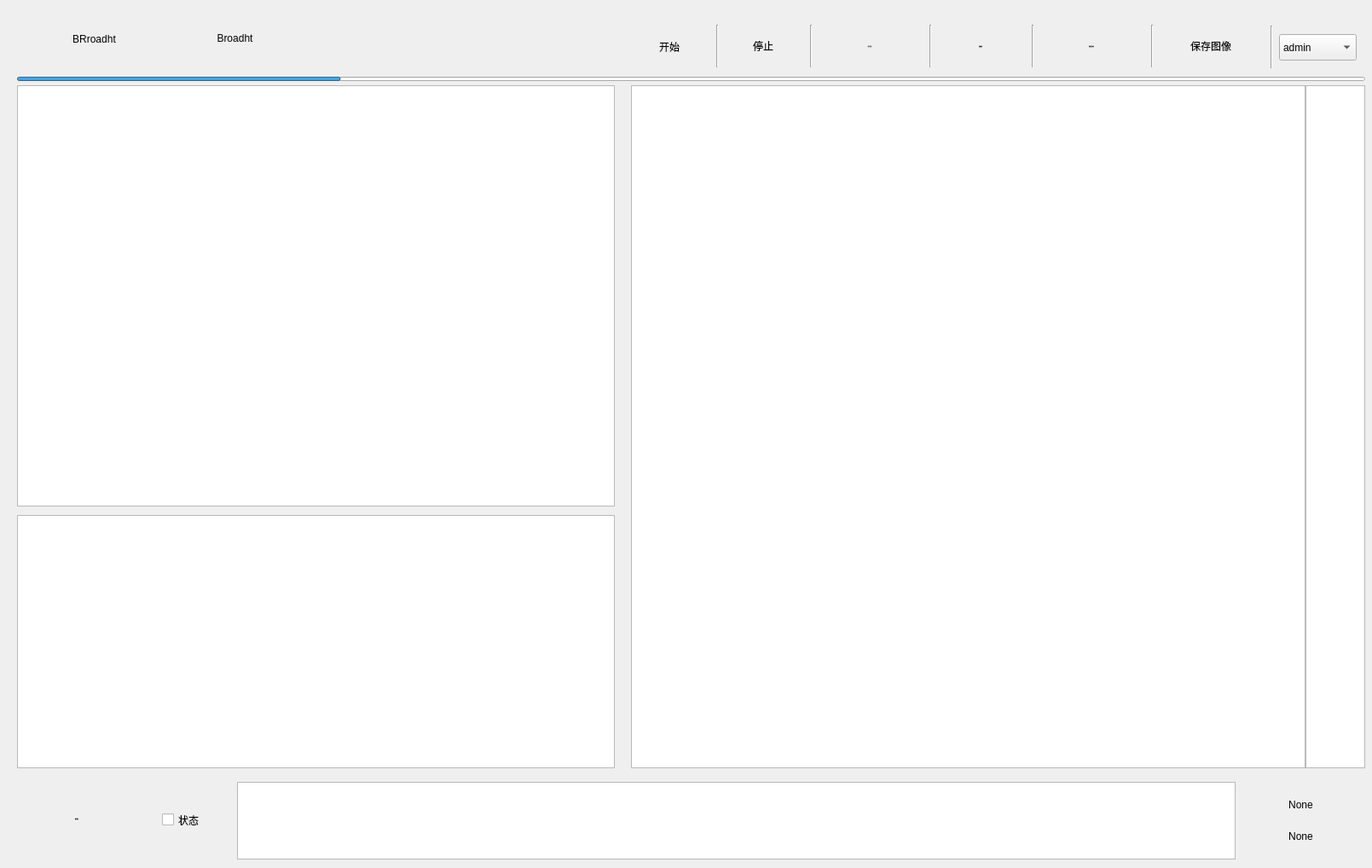
<?xml version="1.0" encoding="UTF-8"?>
<ui version="4.0">
 <class>MainWindow</class>
 <widget class="QMainWindow" name="MainWindow">
  <property name="geometry">
   <rect>
    <x>0</x>
    <y>0</y>
    <width>1609</width>
    <height>1018</height>
   </rect>
  </property>
  <property name="windowTitle">
   <string>MainWindow</string>
  </property>
  <property name="styleSheet">
   <string notr="true">*{font-family:仿宋;font-size:17px;color:white;font-weight:bold}

#widget{background-color:#514f52;border:0px solid}

#window_colorbar{background:#aaafb2;border:0px solid}
#window_2d{background:#aaafb2;border:0px solid}
#window_tds{background:#aaafb2;border:0px solid}
#window_fds{background:#aaafb2;border:0px solid}


#progressbar{border: 1px solid #514f52; border-radius: 10px; background-color: #514f52;}
#progressbar::chunk {background:#17abf5;border-radius:10px }

QGroupBox QCheckBox{border:0px solid;}
QCheckBox::indicator{border:0px solid;background-color:white;border-radius:8px}
QCheckBox::indicator:unchecked{background-color:white}
QCheckBox::indicator:checked{background-color:#4cda64}


QWidget&gt;QPushButton{border:0px solid;background-color:#514f52;width:100px;}
QWidget&gt;QPushButton:hover{background-color:#666666;}

#te_warning{background-color:#514f52;border:0px solid;font-family:仿宋;font-size:17px;}


QScrollBar:vertical{border: none;background: transparent;width: 10px;}
QScrollBar:horizontal{border: none;background: transparent;height: 10px;}


QComboBox{background-color:#514f52;border:1px solid #514f52}
QComboBox QAbstractItemView{background-color:#514f52;border:1px solid #514f52;selection-background-color:#514f52;outline: 0px solid gray;}
QComboBox QAbstractItemView::item{min-height:40px;min-width:100px;border:1px solid;margin:1px}
QComboBox QAbstractItemView::item:hover{}</string>
  </property>
  <widget class="QWidget" name="centralwidget">
   <layout class="QHBoxLayout" name="horizontalLayout_7">
    <property name="spacing">
     <number>0</number>
    </property>
    <property name="leftMargin">
     <number>0</number>
    </property>
    <property name="topMargin">
     <number>0</number>
    </property>
    <property name="rightMargin">
     <number>0</number>
    </property>
    <property name="bottomMargin">
     <number>0</number>
    </property>
    <item>
     <widget class="QWidget" name="widget" native="true">
      <widget class="QWidget" name="layoutWidget">
       <property name="geometry">
        <rect>
         <x>740</x>
         <y>100</y>
         <width>861</width>
         <height>801</height>
        </rect>
       </property>
       <layout class="QHBoxLayout" name="horizontalLayout_6" stretch="40,1">
        <property name="spacing">
         <number>0</number>
        </property>
        <item>
         <widget class="GraphicsLayoutWidget" name="window_2d"/>
        </item>
        <item>
         <widget class="GraphicsLayoutWidget" name="window_colorbar"/>
        </item>
       </layout>
      </widget>
      <widget class="QComboBox" name="comboBox">
       <property name="geometry">
        <rect>
         <x>1500</x>
         <y>40</y>
         <width>91</width>
         <height>31</height>
        </rect>
       </property>
       <item>
        <property name="text">
         <string>admin</string>
        </property>
       </item>
       <item>
        <property name="text">
         <string>日志</string>
        </property>
       </item>
       <item>
        <property name="text">
         <string>帮助</string>
        </property>
       </item>
       <item>
        <property name="text">
         <string>设置</string>
        </property>
       </item>
       <item>
        <property name="text">
         <string>注销</string>
        </property>
       </item>
      </widget>
      <widget class="QWidget" name="layoutWidget">
       <property name="geometry">
        <rect>
         <x>20</x>
         <y>100</y>
         <width>701</width>
         <height>801</height>
        </rect>
       </property>
       <layout class="QVBoxLayout" name="verticalLayout_2" stretch="5,3">
        <property name="spacing">
         <number>10</number>
        </property>
        <property name="leftMargin">
         <number>0</number>
        </property>
        <property name="topMargin">
         <number>0</number>
        </property>
        <item>
         <widget class="PlotWidget" name="window_tds"/>
        </item>
        <item>
         <widget class="PlotWidget" name="window_fds"/>
        </item>
       </layout>
      </widget>
      <widget class="QPushButton" name="btn_start">
       <property name="geometry">
        <rect>
         <x>740</x>
         <y>30</y>
         <width>90</width>
         <height>50</height>
        </rect>
       </property>
       <property name="sizePolicy">
        <sizepolicy hsizetype="Maximum" vsizetype="Maximum">
         <horstretch>0</horstretch>
         <verstretch>0</verstretch>
        </sizepolicy>
       </property>
       <property name="minimumSize">
        <size>
         <width>0</width>
         <height>0</height>
        </size>
       </property>
       <property name="maximumSize">
        <size>
         <width>140</width>
         <height>140</height>
        </size>
       </property>
       <property name="text">
        <string>开始</string>
       </property>
       <property name="flat">
        <bool>true</bool>
       </property>
      </widget>
      <widget class="QPushButton" name="btn_stop">
       <property name="geometry">
        <rect>
         <x>850</x>
         <y>29</y>
         <width>90</width>
         <height>50</height>
        </rect>
       </property>
       <property name="sizePolicy">
        <sizepolicy hsizetype="Maximum" vsizetype="Maximum">
         <horstretch>0</horstretch>
         <verstretch>0</verstretch>
        </sizepolicy>
       </property>
       <property name="minimumSize">
        <size>
         <width>0</width>
         <height>0</height>
        </size>
       </property>
       <property name="maximumSize">
        <size>
         <width>140</width>
         <height>140</height>
        </size>
       </property>
       <property name="text">
        <string>停止</string>
       </property>
       <property name="flat">
        <bool>true</bool>
       </property>
      </widget>
      <widget class="QPushButton" name="btn_translationstagezero">
       <property name="geometry">
        <rect>
         <x>960</x>
         <y>29</y>
         <width>120</width>
         <height>50</height>
        </rect>
       </property>
       <property name="sizePolicy">
        <sizepolicy hsizetype="Maximum" vsizetype="Maximum">
         <horstretch>50</horstretch>
         <verstretch>50</verstretch>
        </sizepolicy>
       </property>
       <property name="minimumSize">
        <size>
         <width>0</width>
         <height>0</height>
        </size>
       </property>
       <property name="maximumSize">
        <size>
         <width>140</width>
         <height>140</height>
        </size>
       </property>
       <property name="font">
        <font>
         <family>仿宋</family>
         <pointsize>-1</pointsize>
         <weight>75</weight>
         <bold>true</bold>
        </font>
       </property>
       <property name="text">
        <string>平移台归零</string>
       </property>
       <property name="flat">
        <bool>true</bool>
       </property>
      </widget>
      <widget class="QPushButton" name="btn_colletcurrentpoint_2">
       <property name="geometry">
        <rect>
         <x>1100</x>
         <y>29</y>
         <width>100</width>
         <height>50</height>
        </rect>
       </property>
       <property name="sizePolicy">
        <sizepolicy hsizetype="Maximum" vsizetype="Maximum">
         <horstretch>0</horstretch>
         <verstretch>0</verstretch>
        </sizepolicy>
       </property>
       <property name="minimumSize">
        <size>
         <width>0</width>
         <height>0</height>
        </size>
       </property>
       <property name="maximumSize">
        <size>
         <width>140</width>
         <height>140</height>
        </size>
       </property>
       <property name="font">
        <font>
         <family>仿宋</family>
         <pointsize>-1</pointsize>
         <weight>75</weight>
         <bold>true</bold>
        </font>
       </property>
       <property name="text">
        <string>采集设置</string>
       </property>
       <property name="flat">
        <bool>true</bool>
       </property>
      </widget>
      <widget class="QPushButton" name="btn_colletcurrentpoint">
       <property name="geometry">
        <rect>
         <x>1220</x>
         <y>29</y>
         <width>120</width>
         <height>50</height>
        </rect>
       </property>
       <property name="sizePolicy">
        <sizepolicy hsizetype="Maximum" vsizetype="Maximum">
         <horstretch>0</horstretch>
         <verstretch>0</verstretch>
        </sizepolicy>
       </property>
       <property name="minimumSize">
        <size>
         <width>0</width>
         <height>0</height>
        </size>
       </property>
       <property name="maximumSize">
        <size>
         <width>140</width>
         <height>140</height>
        </size>
       </property>
       <property name="font">
        <font>
         <family>仿宋</family>
         <pointsize>-1</pointsize>
         <weight>75</weight>
         <bold>true</bold>
        </font>
       </property>
       <property name="text">
        <string>采集当前位置</string>
       </property>
       <property name="flat">
        <bool>true</bool>
       </property>
      </widget>
      <widget class="QPushButton" name="btn_saveimage">
       <property name="geometry">
        <rect>
         <x>1360</x>
         <y>29</y>
         <width>120</width>
         <height>50</height>
        </rect>
       </property>
       <property name="sizePolicy">
        <sizepolicy hsizetype="Maximum" vsizetype="Maximum">
         <horstretch>0</horstretch>
         <verstretch>0</verstretch>
        </sizepolicy>
       </property>
       <property name="minimumSize">
        <size>
         <width>0</width>
         <height>0</height>
        </size>
       </property>
       <property name="maximumSize">
        <size>
         <width>140</width>
         <height>140</height>
        </size>
       </property>
       <property name="text">
        <string>保存图像</string>
       </property>
       <property name="flat">
        <bool>true</bool>
       </property>
      </widget>
      <widget class="QTextEdit" name="te_warning">
       <property name="geometry">
        <rect>
         <x>278</x>
         <y>917</y>
         <width>1171</width>
         <height>91</height>
        </rect>
       </property>
       <property name="sizePolicy">
        <sizepolicy hsizetype="Expanding" vsizetype="Ignored">
         <horstretch>0</horstretch>
         <verstretch>0</verstretch>
        </sizepolicy>
       </property>
       <property name="html">
        <string>&lt;!DOCTYPE HTML PUBLIC &quot;-//W3C//DTD HTML 4.0//EN&quot; &quot;http://www.w3.org/TR/REC-html40/strict.dtd&quot;&gt;
&lt;html&gt;&lt;head&gt;&lt;meta name=&quot;qrichtext&quot; content=&quot;1&quot; /&gt;&lt;style type=&quot;text/css&quot;&gt;
p, li { white-space: pre-wrap; }
&lt;/style&gt;&lt;/head&gt;&lt;body style=&quot; font-family:'仿宋'; font-size:17px; font-weight:600; font-style:normal;&quot;&gt;
&lt;p style=&quot;-qt-paragraph-type:empty; margin-top:0px; margin-bottom:0px; margin-left:0px; margin-right:0px; -qt-block-indent:0; text-indent:0px; font-family:'SimSun'; font-size:9pt; font-weight:400;&quot;&gt;&lt;br /&gt;&lt;/p&gt;&lt;/body&gt;&lt;/html&gt;</string>
       </property>
      </widget>
      <widget class="QWidget" name="layoutWidget">
       <property name="geometry">
        <rect>
         <x>1460</x>
         <y>937</y>
         <width>131</width>
         <height>51</height>
        </rect>
       </property>
       <layout class="QVBoxLayout" name="verticalLayout_4" stretch="1,0,1">
        <property name="spacing">
         <number>0</number>
        </property>
        <item>
         <widget class="QLabel" name="label_signalstrength">
          <property name="text">
           <string>None</string>
          </property>
          <property name="alignment">
           <set>Qt::AlignHCenter|Qt::AlignTop</set>
          </property>
         </widget>
        </item>
        <item>
         <spacer name="verticalSpacer">
          <property name="orientation">
           <enum>Qt::Vertical</enum>
          </property>
          <property name="sizeHint" stdset="0">
           <size>
            <width>20</width>
            <height>40</height>
           </size>
          </property>
         </spacer>
        </item>
        <item>
         <widget class="QLabel" name="label_forcasttime">
          <property name="text">
           <string>None</string>
          </property>
          <property name="alignment">
           <set>Qt::AlignHCenter|Qt::AlignTop</set>
          </property>
         </widget>
        </item>
       </layout>
      </widget>
      <widget class="QPushButton" name="btn_hardwareconnection">
       <property name="geometry">
        <rect>
         <x>20</x>
         <y>940</y>
         <width>140</width>
         <height>40</height>
        </rect>
       </property>
       <property name="sizePolicy">
        <sizepolicy hsizetype="Preferred" vsizetype="Maximum">
         <horstretch>0</horstretch>
         <verstretch>0</verstretch>
        </sizepolicy>
       </property>
       <property name="minimumSize">
        <size>
         <width>0</width>
         <height>0</height>
        </size>
       </property>
       <property name="font">
        <font>
         <family>仿宋</family>
         <pointsize>-1</pointsize>
         <weight>75</weight>
         <bold>true</bold>
        </font>
       </property>
       <property name="text">
        <string>硬件连接</string>
       </property>
       <property name="flat">
        <bool>true</bool>
       </property>
      </widget>
      <widget class="QCheckBox" name="checkBox">
       <property name="geometry">
        <rect>
         <x>190</x>
         <y>950</y>
         <width>71</width>
         <height>23</height>
        </rect>
       </property>
       <property name="sizePolicy">
        <sizepolicy hsizetype="Preferred" vsizetype="Maximum">
         <horstretch>0</horstretch>
         <verstretch>0</verstretch>
        </sizepolicy>
       </property>
       <property name="text">
        <string>状态</string>
       </property>
      </widget>
      <widget class="QProgressBar" name="progressbar">
       <property name="geometry">
        <rect>
         <x>20</x>
         <y>90</y>
         <width>1581</width>
         <height>5</height>
        </rect>
       </property>
       <property name="sizePolicy">
        <sizepolicy hsizetype="Expanding" vsizetype="Ignored">
         <horstretch>0</horstretch>
         <verstretch>0</verstretch>
        </sizepolicy>
       </property>
       <property name="maximumSize">
        <size>
         <width>16777215</width>
         <height>16777215</height>
        </size>
       </property>
       <property name="value">
        <number>24</number>
       </property>
       <property name="textVisible">
        <bool>false</bool>
       </property>
      </widget>
      <widget class="QLabel" name="label_win_icon_2">
       <property name="geometry">
        <rect>
         <x>20</x>
         <y>20</y>
         <width>181</width>
         <height>51</height>
        </rect>
       </property>
       <property name="sizePolicy">
        <sizepolicy hsizetype="Preferred" vsizetype="Preferred">
         <horstretch>25</horstretch>
         <verstretch>25</verstretch>
        </sizepolicy>
       </property>
       <property name="minimumSize">
        <size>
         <width>0</width>
         <height>0</height>
        </size>
       </property>
       <property name="maximumSize">
        <size>
         <width>99999</width>
         <height>99999</height>
        </size>
       </property>
       <property name="text">
        <string>BRroadht</string>
       </property>
       <property name="alignment">
        <set>Qt::AlignCenter</set>
       </property>
      </widget>
      <widget class="QLabel" name="label_win_icon">
       <property name="geometry">
        <rect>
         <x>210</x>
         <y>20</y>
         <width>131</width>
         <height>50</height>
        </rect>
       </property>
       <property name="sizePolicy">
        <sizepolicy hsizetype="Preferred" vsizetype="Preferred">
         <horstretch>25</horstretch>
         <verstretch>25</verstretch>
        </sizepolicy>
       </property>
       <property name="minimumSize">
        <size>
         <width>0</width>
         <height>50</height>
        </size>
       </property>
       <property name="maximumSize">
        <size>
         <width>999999</width>
         <height>9999999</height>
        </size>
       </property>
       <property name="text">
        <string>Broadht</string>
       </property>
       <property name="alignment">
        <set>Qt::AlignCenter</set>
       </property>
      </widget>
      <widget class="Line" name="line">
       <property name="geometry">
        <rect>
         <x>840</x>
         <y>29</y>
         <width>3</width>
         <height>50</height>
        </rect>
       </property>
       <property name="orientation">
        <enum>Qt::Vertical</enum>
       </property>
      </widget>
      <widget class="Line" name="line_2">
       <property name="geometry">
        <rect>
         <x>950</x>
         <y>29</y>
         <width>3</width>
         <height>50</height>
        </rect>
       </property>
       <property name="orientation">
        <enum>Qt::Vertical</enum>
       </property>
      </widget>
      <widget class="Line" name="line_3">
       <property name="geometry">
        <rect>
         <x>1090</x>
         <y>29</y>
         <width>3</width>
         <height>50</height>
        </rect>
       </property>
       <property name="orientation">
        <enum>Qt::Vertical</enum>
       </property>
      </widget>
      <widget class="Line" name="line_4">
       <property name="geometry">
        <rect>
         <x>1210</x>
         <y>29</y>
         <width>3</width>
         <height>50</height>
        </rect>
       </property>
       <property name="orientation">
        <enum>Qt::Vertical</enum>
       </property>
      </widget>
      <widget class="Line" name="line_9">
       <property name="geometry">
        <rect>
         <x>1350</x>
         <y>29</y>
         <width>3</width>
         <height>50</height>
        </rect>
       </property>
       <property name="orientation">
        <enum>Qt::Vertical</enum>
       </property>
      </widget>
      <widget class="Line" name="line_10">
       <property name="geometry">
        <rect>
         <x>1490</x>
         <y>30</y>
         <width>3</width>
         <height>50</height>
        </rect>
       </property>
       <property name="orientation">
        <enum>Qt::Vertical</enum>
       </property>
      </widget>
     </widget>
    </item>
   </layout>
  </widget>
 </widget>
 <customwidgets>
  <customwidget>
   <class>GraphicsLayoutWidget</class>
   <extends>QGraphicsView</extends>
   <header>pyqtgraph</header>
  </customwidget>
  <customwidget>
   <class>PlotWidget</class>
   <extends>QGraphicsView</extends>
   <header>pyqtgraph</header>
  </customwidget>
 </customwidgets>
 <resources/>
 <connections/>
</ui>
